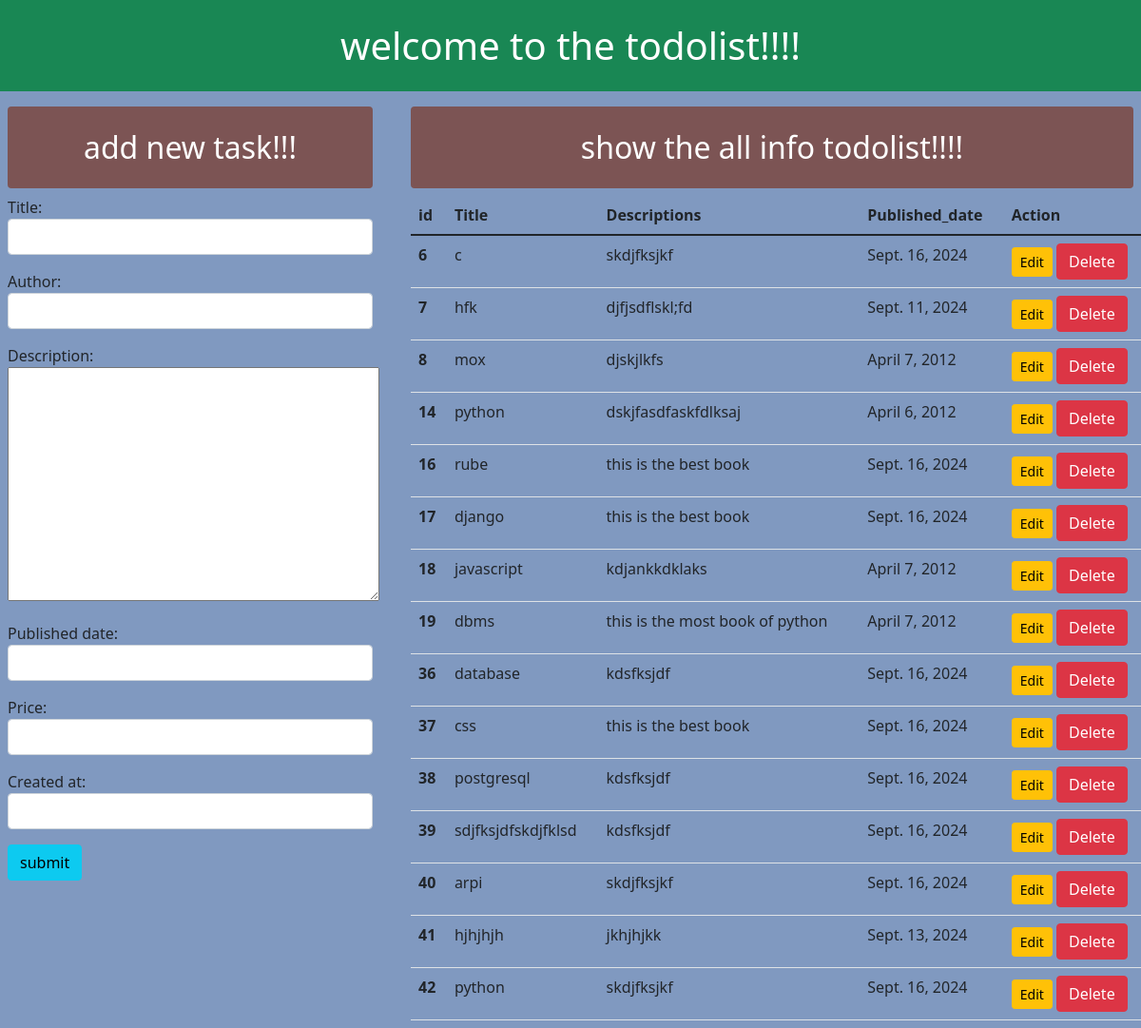
Page /home/ on the earlier database version.
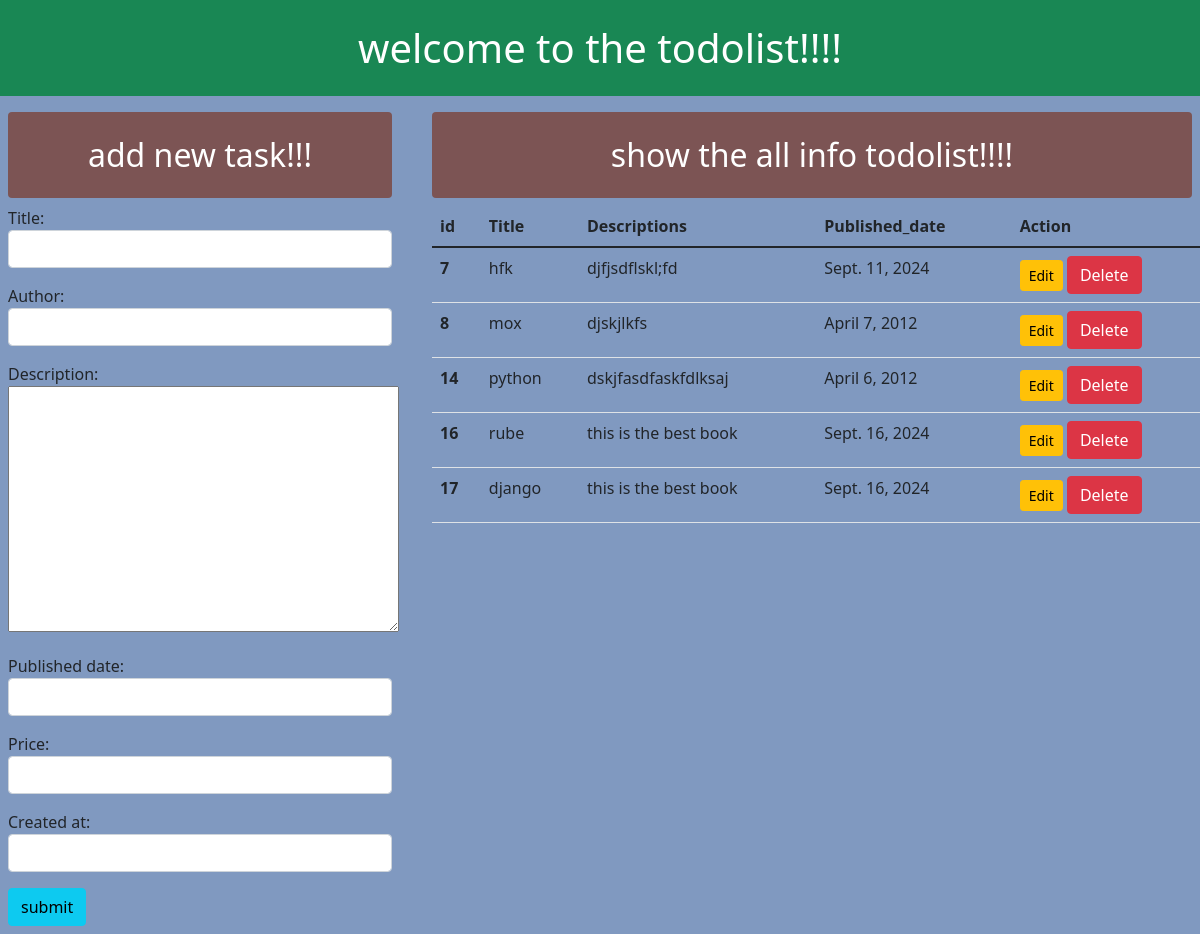
Same page on the later database version.
### book_app/models.py (models this page shows, shortened)
class Book(models.Model):
    title = models.CharField(max_length=200)
    author = models.CharField(max_length=100)
    description = models.TextField()
    published_date = models.DateField()
    price = models.DecimalField(max_digits=5, decimal_places=2)
    created_at = models.DateTimeField(auto_now=False, auto_now_add=False,blank=True, null=True)
    updated_at=models. DateTimeField (auto_now=True,null=True, blank=True)

### book_app/views.py (the view)
# urls.py: path("home/", views.index, name="index"),
def index(request):
    if request.method == "POST":
        form=bookform(request.POST)
        if form.is_valid():
            form.save()
            form=bookform()
    else:
        form=bookform()
    data=Book.objects.all()
    return render(request,"index.html",{"form":form,"data":data})

### book_app/forms.py
class bookform(forms.ModelForm):
    class Meta:
        model=Book
        fields="__all__"
        widgets = {
            "title": forms.TextInput(attrs={'class':'form-control'}),
            "author": forms.TextInput(attrs={'class':'form-control'}),
            "descriptions": forms.TextInput(attrs={'class':'form-control'}),
            "published_date": forms.DateInput(attrs={'class':'form-control'}),
            "price": forms.TextInput(attrs={'class':'form-control'}),
            "created_at": forms.DateTimeInput(attrs={'class':'form-control'}),
            "updated_at": forms.DateTimeInput(attrs={'class':'form-control'}),
        }

### templates/index.html (shortened to what this page needs)
<!DOCTYPE html>
<html lang="en">
  {% load static %}
<head>
    <link href="https://cdn.jsdelivr.net/npm/bootstrap@5.1.3/dist/css/bootstrap.min.css" rel="stylesheet">
</head>
<body style="background: #8099c0;">
    <div class="container-flude">
        <div class="row">
          <h1 class="text-center bg-success p-4 rounded text-white p-3">welcome to the todolist!!!!</h1>
            <div class="col-sm-4 rounded m-2">
                <h2 class="text-center text-white rounded p-4" style="background: #7c5454;">add new task!!!</h2>
                <form action="" method="post" novalidate>
                    {{form.as_p}}
                    <input type="submit" class="btn btn-info" value="submit">
                </form>
            </div>
            <div class="col sm-8">
                <h2 class="text-center text-white rounded p-4 m-2" style="background: #7c5454;"  >show the all info todolist!!!!</h2>
                <table class="table m-2">
                    <thead>
                      <tr>
                        <th scope="col">id</th>
                        <th scope="col">Title</th>
                        <th scope="col">Descriptions</th>
                        <th scope="col">Published_date</th>
                        <th scope="col">Action</th>
                      </tr>
                    </thead>
                    <tbody>
                        {% for data in data %}
                      <tr>
                        <th scope="row">{{data.id}}</th>
                        <td>{{data.title}}</td>
                        <td>{{data.description}}</td>
                        <td>{{data.published_date}}</td>
                        <td>
                            <a href="{% url 'edit' data.id %}" class="btn btn-warning btn-sm">Edit</a>
                            <form action="{% url 'delete' data.id %}" method="post" class="d-inline">
                                <input type="submit" class="btn btn-danger" value="Delete">
                              </form>
                        </td>
                      </tr>
                      {% endfor %}
                    </tbody>
                  </table>
            </div>
        </div>
    </div>
</body>
</html>

Differences in the rows shown:
removed Book: id "6", title "c", description "skdjfksjkf", published_date "Sept. 16, 2024"
removed Book: id "18", title "javascript", description "kdjankkdklaks", published_date "April 7, 2012"
removed Book: id "19", title "dbms", description "this is the most book of python", published_date "April 7, 2012"
removed Book: id "36", title "database", description "kdsfksjdf", published_date "Sept. 16, 2024"
removed Book: id "37", title "css", description "this is the best book", published_date "Sept. 16, 2024"
removed Book: id "38", title "postgresql", description "kdsfksjdf", published_date "Sept. 16, 2024"
removed Book: id "39", title "sdjfksjdfskdjfklsd", description "kdsfksjdf", published_date "Sept. 16, 2024"
removed Book: id "40", title "arpi", description "skdjfksjkf", published_date "Sept. 16, 2024"
removed Book: id "41", title "hjhjhjh", description "jkhjhjkk", published_date "Sept. 13, 2024"
removed Book: id "42", title "python", description "skdjfksjkf", published_date "Sept. 16, 2024"
